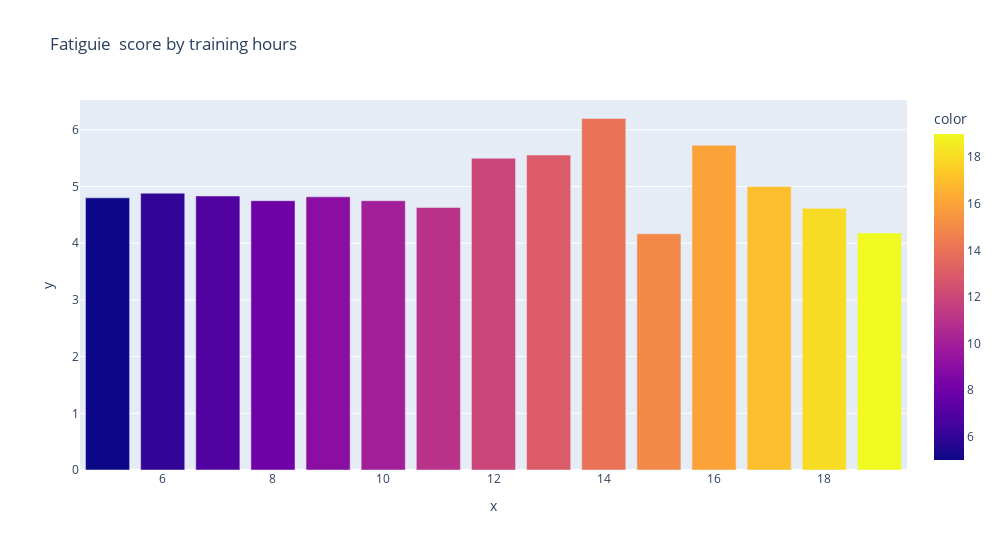

Notebook code cell kept with this figure:
### Code cell
b=df.groupby('Training_Hours_Per_Week').agg({"Fatigue_Score":'mean'}).reset_index()
fig=px.bar(x=b.Training_Hours_Per_Week,y=b.Fatigue_Score,color=b.Training_Hours_Per_Week,title='Fatiguie  score by training hours')
fig.update_layout(width=1000,height=550)
fig.show()

### Figure 1 — Plotly figure (JSON) as saved in the notebook; plotly's stock layout.template omitted (floating-point values rounded to 4 significant figures)
{"data": [{"alignmentgroup": "True", "hovertemplate": "x=%{x}<br>y=%{y}<br>color=%{marker.color}<extra></extra>", "legendgroup": "", "marker": {"color": [5, 6, 7, 8, 9, 10, 11, 12, 13, 14, 15, 16, 17, 18, 19], "coloraxis": "coloraxis", "pattern": {"shape": ""}}, "name": "", "offsetgroup": "", "orientation": "v", "showlegend": false, "textposition": "auto", "type": "bar", "x": [5, 6, 7, 8, 9, 10, 11, 12, 13, 14, 15, 16, 17, 18, 19], "xaxis": "x", "y": [4.8, 4.882, 4.833, 4.75, 4.818, 4.75, 4.632, 5.5, 5.556, 6.2, 4.167, 5.727, 5, 4.615, 4.182], "yaxis": "y"}], "layout": {"barmode": "relative", "coloraxis": {"colorbar": {"title": {"text": "color"}}, "colorscale": [[0, "#0d0887"], [0.1111, "#46039f"], [0.2222, "#7201a8"], [0.3333, "#9c179e"], [0.4444, "#bd3786"], [0.5556, "#d8576b"], [0.6667, "#ed7953"], [0.7778, "#fb9f3a"], [0.8889, "#fdca26"], [1, "#f0f921"]]}, "height": 550, "legend": {"tracegroupgap": 0}, "title": {"text": "Fatiguie  score by training hours"}, "width": 1000, "xaxis": {"anchor": "y", "autorange": true, "domain": [0, 1], "range": [4.5, 19.5], "title": {"text": "x"}, "type": "linear"}, "yaxis": {"anchor": "x", "autorange": true, "domain": [0, 1], "range": [0, 6.526], "title": {"text": "y"}, "type": "linear"}}}
